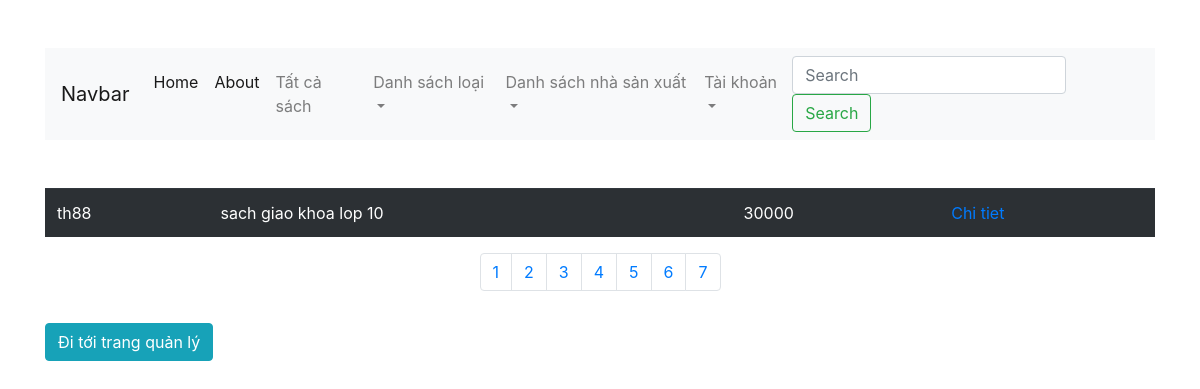
/index.php?controller=sach&action=filterCat&cat=gk, run on the app's committed database.
### tables this page shows
CREATE TABLE `book` (
  `book_id` varchar(15) NOT NULL,
  `book_name` varchar(250) NOT NULL,
  `description` text NOT NULL,
  `price` int(10) NOT NULL,
  `img` varchar(50) NOT NULL,
  `pub_id` varchar(5) NOT NULL,
  `cat_id` varchar(5) NOT NULL
);

### models/Db.php (called while the page is built, shortened)
<?php
class Db{
    protected static $pdo;
    function __construct()
    {
        self::$pdo = new PDO('mysql:host='. HOST .';dbname='. DB, USER , PW);
        self::$pdo->query('set names utf8');
    }
    protected function selectQuery($sql, $arr=[])
    {
        $stm = self::$pdo->prepare($sql);
        $stm->execute($arr);
        $data = $stm->fetchAll(PDO::FETCH_ASSOC);
        return $data;
    }
}

### models/Sach.php (called while the page is built, shortened)
<?php
class Sach extends Db
{
    function filterWithCat($cat){
        return $this->selectQuery("select * from book inner join category on book.cat_id = category.cat_id where '$cat' = category.cat_id");
    }
}

### views/sach/index.php (the view)
<table class='table table-striped table-dark'>
    <?php
    foreach ($data as $r) {
    ?>
        <tr>
            <td><?php echo $r['book_id']; ?></td>
            <td><?php echo $r['book_name']; ?></td>
            <td><?php echo $r['price']; ?></td>
            <td>
                <a href="./index.php?controller=sach&action=detail&id=<?php echo $r['book_id'] ?>">
                    Chi tiet
                </a>
            </td>
        </tr>
    <?php
    }
    ?>
</table>

### data on the page
book: book_id "th88", book_name "sach giao khoa lop 10", price "30000"
